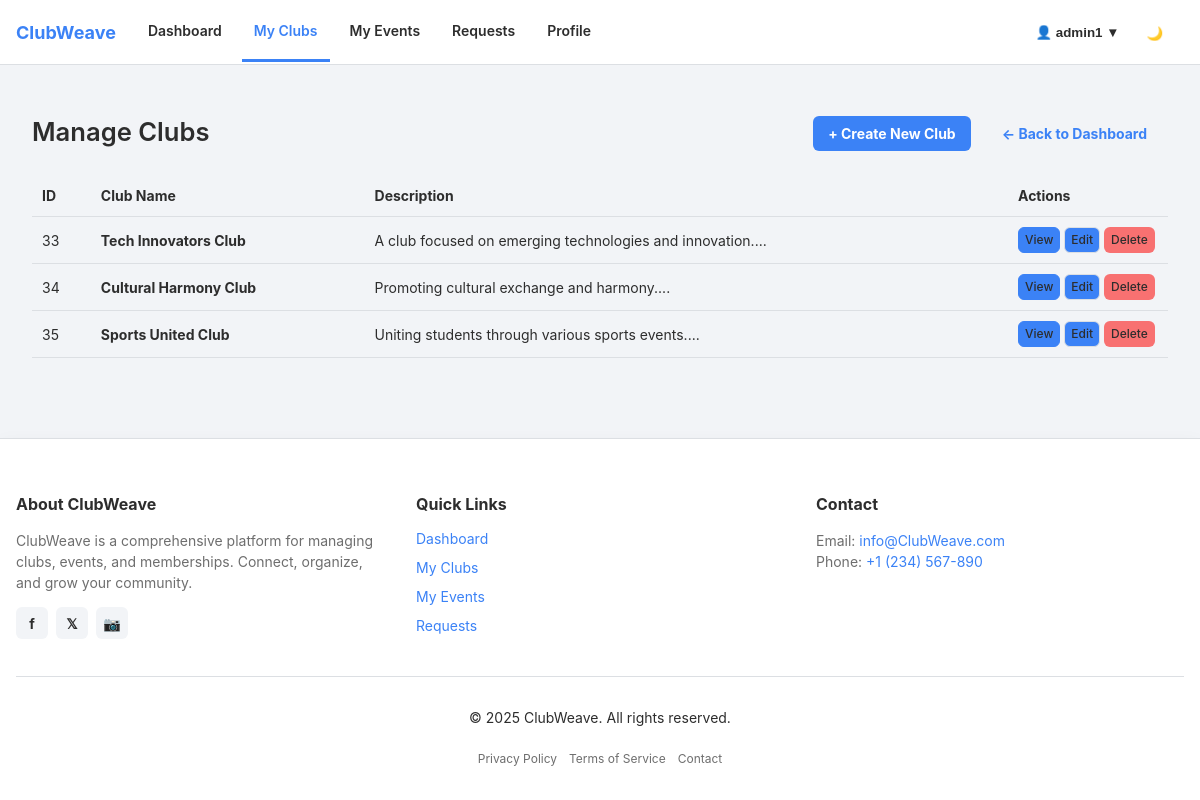
Page /clubadmin/manage_clubs.php (signed in) on the committed database.
### tables this page shows
CREATE TABLE `clubs` (
  `id` int(11) NOT NULL,
  `name` varchar(100) NOT NULL,
  `description` text DEFAULT NULL,
  `category` varchar(50) DEFAULT NULL,
  `location` varchar(100) DEFAULT NULL,
  `contact_email` varchar(100) DEFAULT NULL,
  `contact_phone` varchar(20) DEFAULT NULL,
  `logo` varchar(255) DEFAULT NULL,
  `founded_year` year(4) DEFAULT NULL,
  `created_by` int(11) NOT NULL,
  `created_at` timestamp NOT NULL DEFAULT current_timestamp(),
  `updated_at` datetime DEFAULT current_timestamp() ON UPDATE current_timestamp()
);

### clubadmin/manage_clubs.php (the view, shortened to what this page needs)
<?php
include '../includes/database.php';
include '../includes/header.php';
$user_id = $_SESSION['user_id'];
$stmt = $connection->prepare("SELECT id, name, description FROM clubs WHERE created_by = ?");
$stmt->bind_param("i", $user_id);
$stmt->execute();
$clubs = $stmt->get_result();
?>
<main>
    <div class="container mt-4">
        <div class="page-header">
            <h2 class="page-title">Manage Clubs</h2>
            <div class="page-actions">
                <a href="create_club.php" class="btn btn-primary">+ Create New Club</a>
                <a href="dashboard.php" class="btn btn-ghost">← Back to Dashboard</a>
            </div>
        </div>
        <?php if ($clubs->num_rows > 0): ?>
            <table class="data-table">
                <thead>
                    <tr>
                        <th>ID</th>
                        <th>Club Name</th>
                        <th>Description</th>
                        <th style="width: 160px;">Actions</th>
                    </tr>
                </thead>
                <tbody>
                    <?php while ($club = $clubs->fetch_assoc()): ?>
                        <tr>
                            <td><?= $club['id'] ?></td>
                            <td><strong><?= htmlspecialchars($club['name']) ?></strong></td>
                            <td><?= htmlspecialchars(substr($club['description'], 0, 60)) ?>...</td>
                        <td class="actions-col">
                            <a href="view_club.php?id=<?= $club['id'] ?>" class="table-action-btn view">View</a>
                            <a href="edit_club.php?id=<?= $club['id'] ?>" class="table-action-btn edit">Edit</a>
                            <a href="delete_club.php?id=<?= $club['id'] ?>" class="table-action-btn delete" onclick="return confirm('Are you sure you want to delete this club?');">Delete</a>
                        </td>
                        </tr>
                    <?php endwhile; ?>
                </tbody>
            </table>
        <?php else: ?>
            <div class="card text-center text-muted">
                <p>No clubs found. <a href="create_club.php">Create one to get started</a>.</p>
            </div>
        <?php endif; ?>
    </div>
</main>
<?php include '../includes/footer.php'; ?>

### assets/css/styles.css (style rules this page uses)
:root { --color-primary: #3b82f6; --color-primary-600: #2563eb; --color-primary-700: #1d4ed8; --color-primary-rgb: 59, 130, 246; --color-secondary: #5caab7; --color-accent: #f6c453; --text: #2d2d2d; --text-muted: #6e6e6e; --surface-1: #ffffff; --surface-2: #f2f4f7; --border-color: #dcdfe3; --success: #22c55e; --danger-hover: #ef4444; --danger: #f87171; --warning: #f4c430; --space-1: 4px; --space-2: 8px; --space-3: 12px; --space-4: 16px; --space-5: 24px; --space-6: 32px; --radius-sm: 6px; --radius-md: 8px; --radius-lg: 12px; --radius-pill: 999px; --shadow-sm: 0 6px 18px rgba(0, 0, 0, 0.05); --shadow-lg: 0 20px 40px rgba(0, 0, 0, 0.1); --font-sans: -apple-system, BlinkMacSystemFont, "Segoe UI", Roboto, "Helvetica Neue", Arial, sans-serif; --fs-xs: 12px; --fs-sm: 14px; --fs-md: 16px; --fs-lg: 20px; --fs-xl: 24px; --lh-normal: 1.5; }
* { box-sizing: border-box; }
html, body { height: 100%; margin: 0; padding: 0; }
body { font-family: var(--font-sans); color: var(--text); background: var(--surface-2); font-size: var(--fs-sm); line-height: var(--lh-normal); }
a { color: var(--color-primary); text-decoration: none; }
.container { max-width: 1200px; margin: var(--space-6) auto; padding: 0 var(--space-4); }
html, body { height: 100%; margin: 0; }
body { display: flex; flex-direction: column; min-height: 100vh; }
main { flex: 1; padding: var(--space-6) var(--space-4); }
.page-header { display: flex; justify-content: space-between; align-items: center; margin-bottom: 24px; flex-wrap: wrap; gap: 12px; }
.page-title { font-size: 1.6rem; font-weight: 600; margin: 0; }
.page-actions { display: flex; gap: 10px; }
.table-action-btn { display: inline-block; padding: 3px 6px; font-size: 12px; font-weight: 500; border-radius: var(--radius-sm); border: 1px solid transparent; text-decoration: none; transition: 0.2s; background-color: var(--color-primary); }
.table-action-btn.view { color: var(--text); border-color: var(--color-primary); }
.table-action-btn.edit { color: var(--text); border-color: var(--border-color); }
.table-action-btn.delete { background: var(--danger); color: var(--text); }
.btn { display: inline-block; padding: 6px 14px; border-radius: var(--radius-sm); font-weight: 700; cursor: pointer; transition: all 0.15s ease; border: 1px solid transparent; margin-top: 2px; margin-right: 6px; }
.btn-primary { background: var(--color-primary); color: #fff; }
.btn-ghost { background: transparent; color: var(--color-primary); border: 1px solid transparent; }
.mt-4 { margin-top: var(--space-4); }
table { width: 100%; border-collapse: collapse; }
th, td { padding: 10px; border-bottom: 1px solid var(--border-color); text-align: left; }

### rows in the picture
clubs: id "33", name "Tech Innovators Club", description "A club focused on emerging technologies and innovation."
clubs: id "34", name "Cultural Harmony Club", description "Promoting cultural exchange and harmony."
clubs: id "35", name "Sports United Club", description "Uniting students through various sports events."

### other values in the picture
$user_name "admin1"
